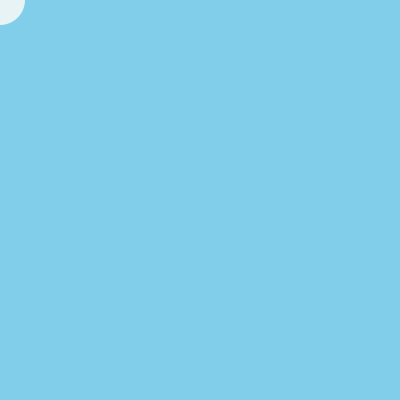
Frame 1 (no input)
Frame 60 (the mouse pressed at the canvas centre just before this capture): identical to frame 1, image omitted
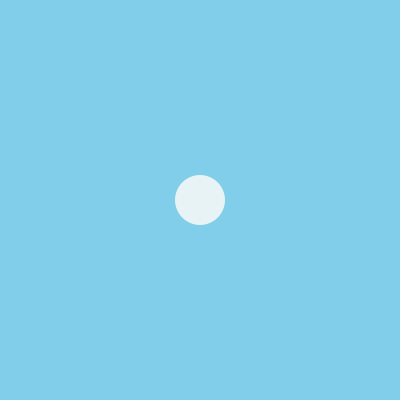
Frame 120 (the mouse held since frame 60 and released just before this capture)

The Processing sketch that drew these frames (run headless with seeded random() and noise(); from frame 60 on, the mouse is pressed at the canvas centre):

// Processing sketch: p1
// ── p1.pde
// zona de variables 
float circuloEnX; // pos en X 
float circuloEnY; // pos en Y 

void setup() {
size(400, 400);  
}
  
void draw () {
  background(129, 206, 234); 
  circuloEnX = mouseX;
  circuloEnY = mouseY;
  fill(231,243,245);
  noStroke();
  ellipse(circuloEnX, circuloEnY, 50, 50);
  // posX , posY , longX , longY
}
  
